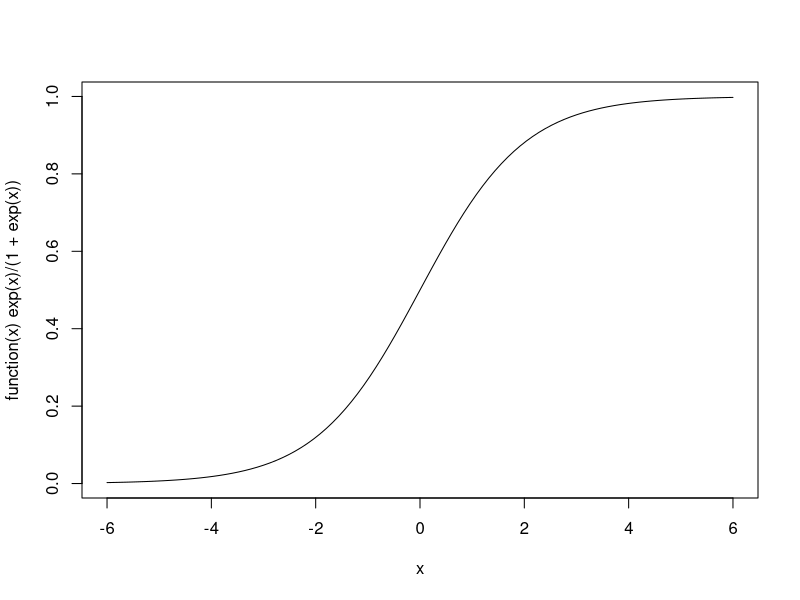
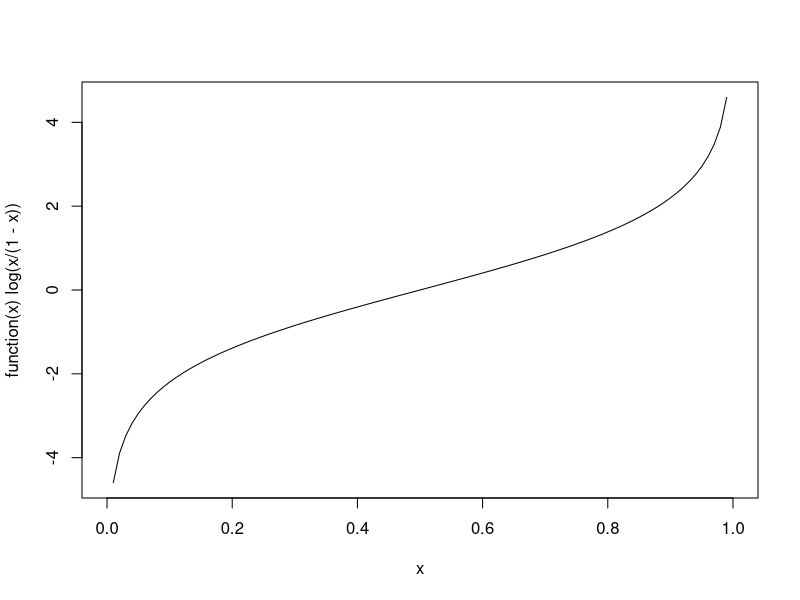
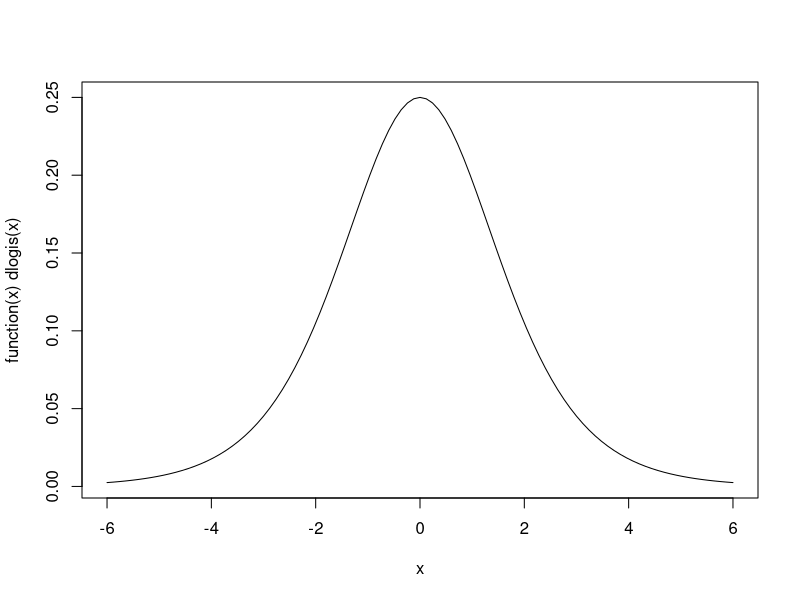

Generate these figures, in order, with R:
## ---- chunk 1
#| fig-cap: Distribution of the logistic function (invers logistic) 
plot(function(x) exp(x)/(1 + exp(x)), from = -6, to = 6)
# identical to plot(function(x) plogis(x), -6,6)
## ---- chunk 2
#| fig-cap: Logit/logistic function
plot(function(x) log(x/(1-x)))
# identical to plot(function(x) qlogis(x))
## ---- chunk 3
#| fig-cap: Logit/logistic density function
plot(function(x) dlogis(x), -6,6)
